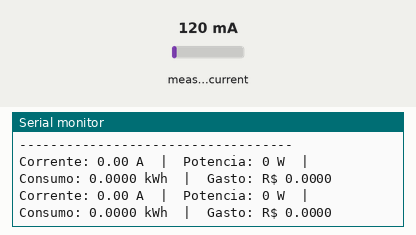
Simulated run of this sketch. Board: Arduino Uno, built with avr-gcc and run on an emulated ATmega328P. Parts: the last lines printed to the serial monitor. The test bench sets the inputs (shaded band); at power-on: measured current 120 mA.

Above: at 2.1 s.
2.2 s: measured current set to 500 mA
At 3.3 s:
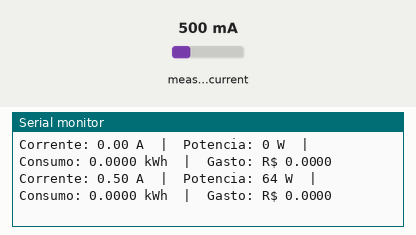
3.9 s: measured current set to 1000 mA
At 3.9 s:
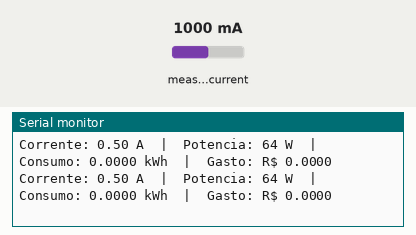
Timing chart, 0 to 6.9 s (numbered marks = the images above; inputs shaded):
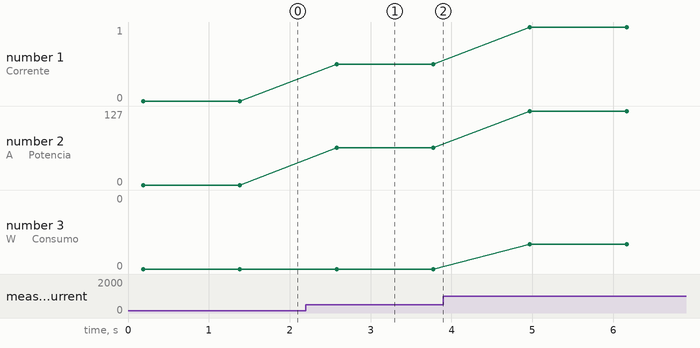

The sketch:

main.ino
```cpp
#include "EmonLib.h"

EnergyMonitor emon1;

// --- CONFIGURAÇÕES DA SUA REDE ELÉTRICA ---
// A maioria dos fogões usa 220V. Se o seu for 127V, mude aqui.
const float TENSAO_REDE = 127.0;

// Valor cobrado por cada kWh na sua conta de luz (em Reais).
// Um valor médio no Brasil é em torno de R$ 0.95 a R$ 1.05.
const float TARIFA_KWH = 1.12585890;

// Variáveis para acumular o consumo ao longo do tempo
float consumoAcumulado_kWh = 0.0;
unsigned long tempoUltimaLeitura = 0;

void setup() {
  Serial.begin(9600);

  // Calibração do seu sensor (SCT-013 100A/1V)
  emon1.current(A0, 100.0);

  // Marca o tempo inicial
  tempoUltimaLeitura = millis();

  Serial.println("Iniciando monitoramento do Fogao...");
  Serial.println("-----------------------------------");
}

void loop() {
  // 1. LÊ A CORRENTE (1480 amostras)
  double Irms = emon1.calcIrms(1480);

  // 2. APLICA O FILTRO DE RUÍDO (Ignora leituras abaixo de 0.40A)
  if (Irms < 0.40) {
    Irms = 0.0;
  }

  // 3. CALCULA A POTÊNCIA (Watts)
  // Potência = Corrente x Tensão
  double potencia_W = Irms * TENSAO_REDE;

  // 4. CALCULA O TEMPO PASSADO (em horas)
  unsigned long tempoAtual = millis();
  unsigned long tempoDecorrido_ms = tempoAtual - tempoUltimaLeitura;
  tempoUltimaLeitura = tempoAtual;

  // Converte milissegundos para horas
  float tempoDecorrido_horas = tempoDecorrido_ms / 3600000.0;

  // 5. ACUMULA O CONSUMO EM kWh
  // kWh = (Watts * horas) / 1000
  consumoAcumulado_kWh += (potencia_W * tempoDecorrido_horas) / 1000.0;

  // 6. CALCULA O CUSTO (R$)
  float custo_Reais = consumoAcumulado_kWh * TARIFA_KWH;

  // --- MOSTRA OS DADOS NO MONITOR SERIAL ---
  Serial.print("Corrente: ");
  Serial.print(Irms, 2); // Exibe com 2 casas decimais
  Serial.print(" A  |  ");

  Serial.print("Potencia: ");
  Serial.print(potencia_W, 0); // Exibe sem casas decimais (Watts redondos)
  Serial.print(" W  |  ");

  Serial.print("Consumo: ");
  Serial.print(consumoAcumulado_kWh, 4);
  Serial.print(" kWh  |  ");

  Serial.print("Gasto: R$ ");
  Serial.println(custo_Reais, 4);

  // Aguarda 1 segundo para a próxima leitura
  delay(1000);
}
```

Measured:
- after the input at 2.2 s, the serial monitor: prints a new line after 0.38 s (image 1)
- plotted number 1: 0 → 0.5 after the input at 2.2 s, 0.5 → 1 after the input at 3.9 s
- plotted number 2: 0 → 64 after the input at 2.2 s, 64 → 127 after the input at 3.9 s
- plotted number 3: 0 → 0 after the input at 3.9 s
